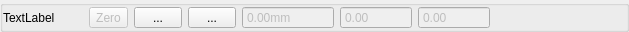
<?xml version="1.0" encoding="UTF-8"?>
<ui version="4.0">
 <class>Joint</class>
 <widget class="QWidget" name="Joint">
  <property name="geometry">
   <rect>
    <x>0</x>
    <y>0</y>
    <width>629</width>
    <height>32</height>
   </rect>
  </property>
  <property name="sizePolicy">
   <sizepolicy hsizetype="Expanding" vsizetype="Preferred">
    <horstretch>0</horstretch>
    <verstretch>0</verstretch>
   </sizepolicy>
  </property>
  <property name="windowTitle">
   <string>Form</string>
  </property>
  <layout class="QHBoxLayout" name="horizontalLayout">
   <property name="spacing">
    <number>0</number>
   </property>
   <property name="leftMargin">
    <number>0</number>
   </property>
   <property name="topMargin">
    <number>0</number>
   </property>
   <property name="rightMargin">
    <number>0</number>
   </property>
   <property name="bottomMargin">
    <number>0</number>
   </property>
   <item>
    <widget class="QGroupBox" name="groupBox">
     <property name="title">
      <string/>
     </property>
     <layout class="QGridLayout" name="gridLayout">
      <property name="leftMargin">
       <number>0</number>
      </property>
      <property name="topMargin">
       <number>0</number>
      </property>
      <property name="rightMargin">
       <number>0</number>
      </property>
      <property name="bottomMargin">
       <number>0</number>
      </property>
      <item row="0" column="3">
       <widget class="QToolButton" name="singleAdd">
        <property name="minimumSize">
         <size>
          <width>48</width>
          <height>0</height>
         </size>
        </property>
        <property name="text">
         <string>...</string>
        </property>
        <property name="icon">
         <iconset resource="../../../res/res.qrc">
          <normaloff>:/res/image/icon/add.png</normaloff>:/res/image/icon/add.png</iconset>
        </property>
        <property name="iconSize">
         <size>
          <width>48</width>
          <height>24</height>
         </size>
        </property>
       </widget>
      </item>
      <item row="0" column="2">
       <widget class="QToolButton" name="singleSub">
        <property name="minimumSize">
         <size>
          <width>48</width>
          <height>0</height>
         </size>
        </property>
        <property name="text">
         <string>...</string>
        </property>
        <property name="icon">
         <iconset resource="../../../res/res.qrc">
          <normaloff>:/res/image/icon/subtract.png</normaloff>:/res/image/icon/subtract.png</iconset>
        </property>
        <property name="iconSize">
         <size>
          <width>48</width>
          <height>24</height>
         </size>
        </property>
       </widget>
      </item>
      <item row="0" column="6">
       <widget class="QDoubleSpinBox" name="spinDelta">
        <property name="enabled">
         <bool>false</bool>
        </property>
        <property name="maximumSize">
         <size>
          <width>120</width>
          <height>16777215</height>
         </size>
        </property>
        <property name="frame">
         <bool>true</bool>
        </property>
        <property name="readOnly">
         <bool>true</bool>
        </property>
        <property name="buttonSymbols">
         <enum>QAbstractSpinBox::NoButtons</enum>
        </property>
        <property name="decimals">
         <number>2</number>
        </property>
        <property name="minimum">
         <double>-1000000.000000000000000</double>
        </property>
        <property name="maximum">
         <double>1000000.000000000000000</double>
        </property>
       </widget>
      </item>
      <item row="0" column="1">
       <widget class="QToolButton" name="btnZero">
        <property name="enabled">
         <bool>false</bool>
        </property>
        <property name="text">
         <string>Zero</string>
        </property>
        <property name="iconSize">
         <size>
          <width>24</width>
          <height>24</height>
         </size>
        </property>
       </widget>
      </item>
      <item row="0" column="5">
       <widget class="QDoubleSpinBox" name="spinAbs">
        <property name="enabled">
         <bool>false</bool>
        </property>
        <property name="maximumSize">
         <size>
          <width>120</width>
          <height>16777215</height>
         </size>
        </property>
        <property name="frame">
         <bool>true</bool>
        </property>
        <property name="readOnly">
         <bool>true</bool>
        </property>
        <property name="buttonSymbols">
         <enum>QAbstractSpinBox::NoButtons</enum>
        </property>
        <property name="decimals">
         <number>2</number>
        </property>
        <property name="minimum">
         <double>-1000000.000000000000000</double>
        </property>
        <property name="maximum">
         <double>1000000.000000000000000</double>
        </property>
       </widget>
      </item>
      <item row="0" column="7">
       <spacer name="horizontalSpacer">
        <property name="orientation">
         <enum>Qt::Horizontal</enum>
        </property>
        <property name="sizeHint" stdset="0">
         <size>
          <width>5</width>
          <height>20</height>
         </size>
        </property>
       </spacer>
      </item>
      <item row="0" column="4">
       <widget class="QDoubleSpinBox" name="spinDist">
        <property name="enabled">
         <bool>false</bool>
        </property>
        <property name="maximumSize">
         <size>
          <width>120</width>
          <height>16777215</height>
         </size>
        </property>
        <property name="readOnly">
         <bool>true</bool>
        </property>
        <property name="buttonSymbols">
         <enum>QAbstractSpinBox::NoButtons</enum>
        </property>
        <property name="suffix">
         <string>mm</string>
        </property>
        <property name="minimum">
         <double>-1000000.000000000000000</double>
        </property>
        <property name="maximum">
         <double>1000000.000000000000000</double>
        </property>
       </widget>
      </item>
      <item row="0" column="0">
       <widget class="QLabel" name="label">
        <property name="sizePolicy">
         <sizepolicy hsizetype="Fixed" vsizetype="Preferred">
          <horstretch>0</horstretch>
          <verstretch>0</verstretch>
         </sizepolicy>
        </property>
        <property name="minimumSize">
         <size>
          <width>80</width>
          <height>0</height>
         </size>
        </property>
        <property name="maximumSize">
         <size>
          <width>80</width>
          <height>16777215</height>
         </size>
        </property>
        <property name="text">
         <string>TextLabel</string>
        </property>
       </widget>
      </item>
     </layout>
    </widget>
   </item>
  </layout>
 </widget>
 <resources>
  <include location="../../../res/res.qrc"/>
 </resources>
 <connections/>
</ui>
